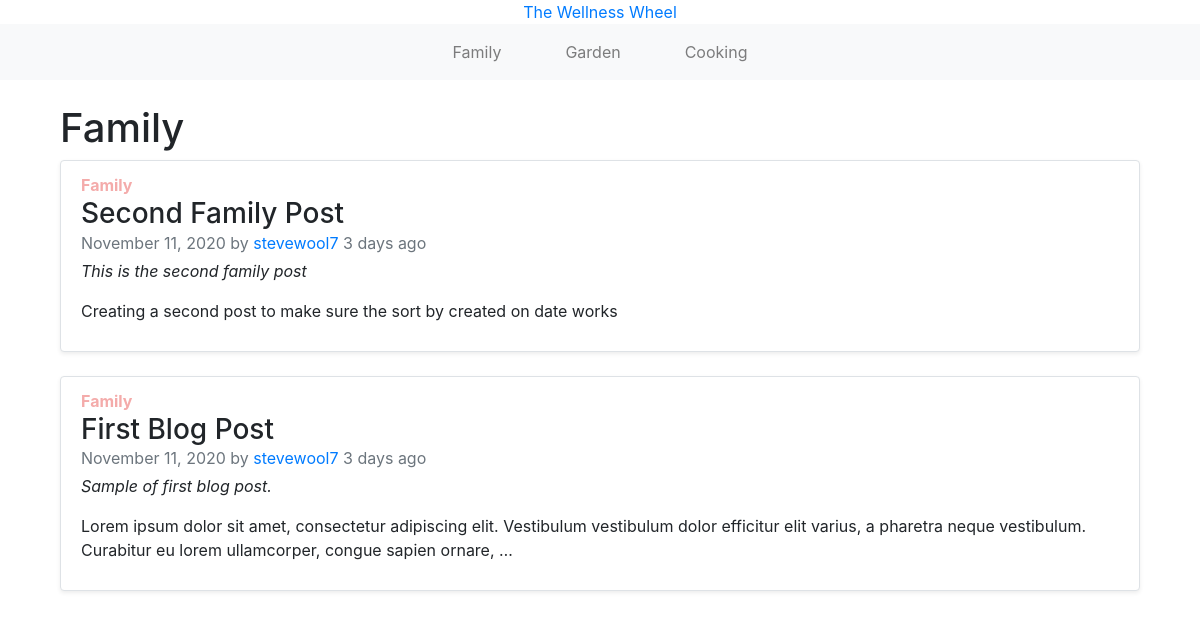
/family/, run on an earlier commit of the app's database.
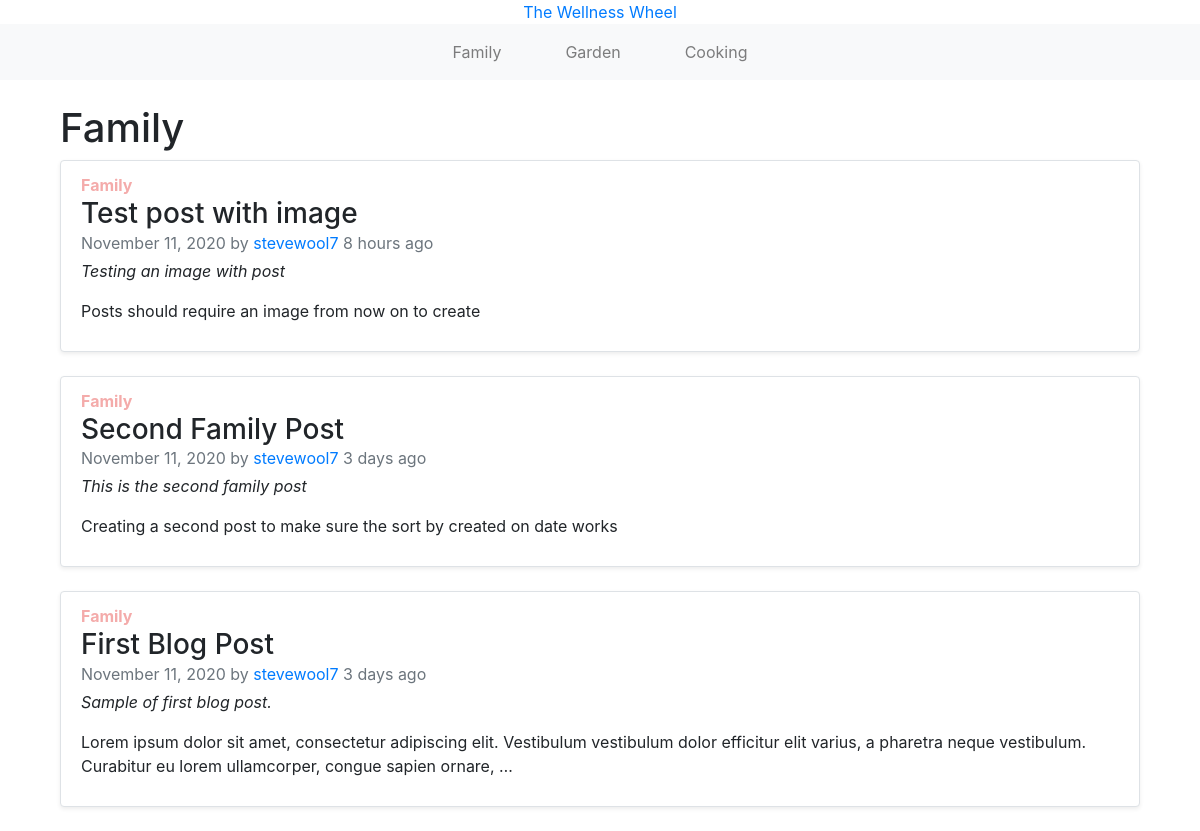
And on a later commit of the database.
### blogs/models.py (models this page shows, shortened)
class Post(models.Model):
    STATUS = (
        (0, "Draft"),
        (1, "Publish")
    )
    FAMILY = 'FAMILY'
    GARDEN = 'GARDEN'
    COOKING = 'COOKING'
    CATEGORIES = [
        (FAMILY, 'Family'),
        (GARDEN, 'Garden'),
        (COOKING, 'Cooking')
    ]
    category = models.CharField(max_length=25, choices=CATEGORIES, default='')
    title = models.CharField(max_length=200, unique=True)
    slug = models.SlugField(max_length=200, unique=True)
    author = models.ForeignKey(
        User, on_delete=models.CASCADE, related_name='blog_posts')
    updated_on = models.DateTimeField(auto_now=True)
    description = models.TextField()
    content = models.TextField()
    created_on = models.DateTimeField(auto_now_add=True)
    status = models.IntegerField(choices=STATUS, default=0)
    photo = models.ImageField(upload_to="posts")
    class Meta:
        ordering = ['-created_on']
    def __str__(self):
        return self.title
    def get_color(self):
        color = ''
        if self.category == 'FAMILY':
            color = '#F4ABAA'
        elif self.category == 'GARDEN':
            color = '#3D7DA7'
        elif self.category == 'COOKING':
            color = '#9B3A95'
        return color
    def when_posted(self):
        now = timezone.now()
        diff = now - self.created_on
        if diff.days == 0 and diff.seconds >= 0 and diff.seconds < 60:
            seconds = diff.seconds
            if seconds == 1:
                return f"{seconds} second ago"
            else:
                return f"{seconds} seconds ago"
        if diff.days == 0 and diff.seconds >= 60 and diff.seconds < 3600:
            minutes = math.floor(diff.seconds/60)
            if minutes == 1:
                return f"{minutes} minute ago"
            else:
                return f"{minutes} minutes ago"
        if diff.days == 0 and diff.seconds >= 3600 and diff.seconds < 86400:
            hours = math.floor(diff.seconds/3600)
            if hours == 1:
                return f"{hours} hour ago"
            else:
                return f"{hours} hours ago"
        if diff.days >= 1 and diff.days < 30:
            days = diff.days
            if days == 1:
                return f"{days} day ago"
            else:
                return f"{days} days ago"

### blogs/views.py (the view)
# urls.py: path('family/', views.family, name='family'),
def family(request):
    family_posts = Post.objects.filter(
        category='FAMILY').order_by('-created_on')
    context = {'family_posts': family_posts}
    return render(request, 'blogs/family.html', context)

### blogs/templates/blogs/family.html (shortened to what this page needs)
{% extends "blogs/base.html" %} {% block content %}
<div class="container">
  <h1>Family</h1>
</div>
<div class="main container">
  <div class="row">
    <div class="col-md-12">
      {% for post in family_posts %}
      <ul class="list-group">
        <li class="list-group-item mb-4 border rounded shadow-sm">
          <strong class="mb-2" style="color: {{ post.get_color}}"
            >{{ post.category|title }}</strong
          >
          <h3 class="mb-0">{{ post }}</h3>
          <p class="mb-1 text-muted">
            {{ post.created_on|date:"F n, Y" }} by
            <a href="#">{{ post.author }}</a>
            <span>{{ post.when_posted }}</span>
          </p>
          <p><em>{{ post.description }}</em></p>
          <p>{{ post.content|truncatewords:25 }}</p>
        </li>
      </ul>
      {% endfor %}
    </div>
  </div>
</div>
{% endblock content %}

What changed in the data, as far as the page shows it:
added Post: category "Family", title "Test post with image", created_on "November 11, 2020", author "stevewool7", when_posted "8 hours ago", description "Testing an image with post", content "Posts should require an image from now on to create"
